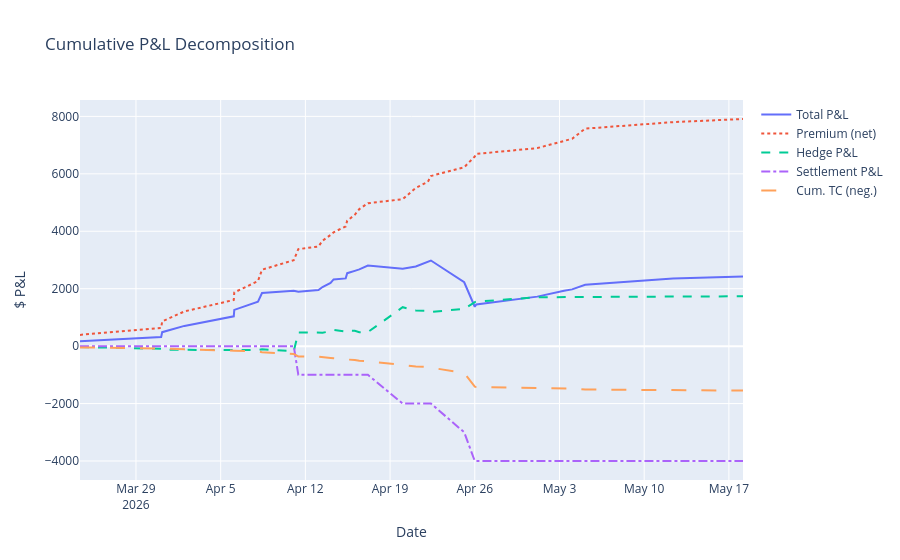
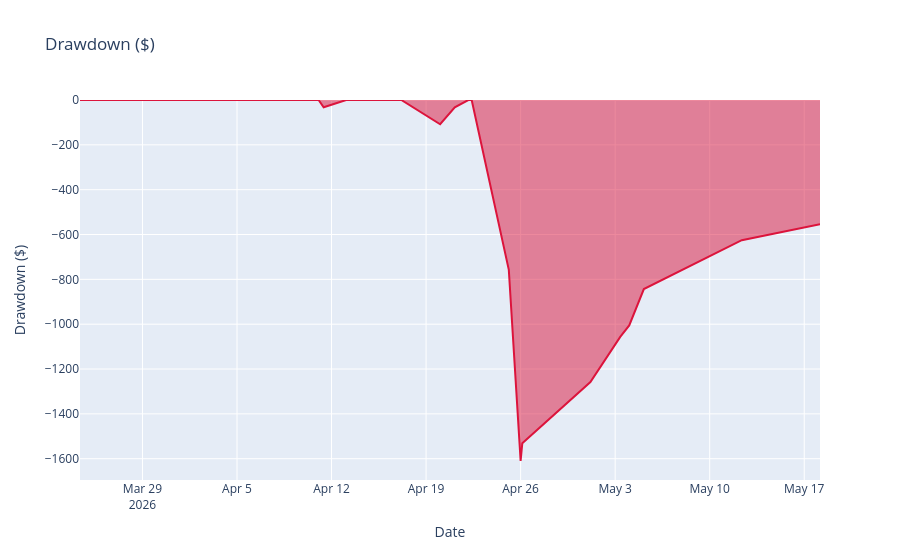
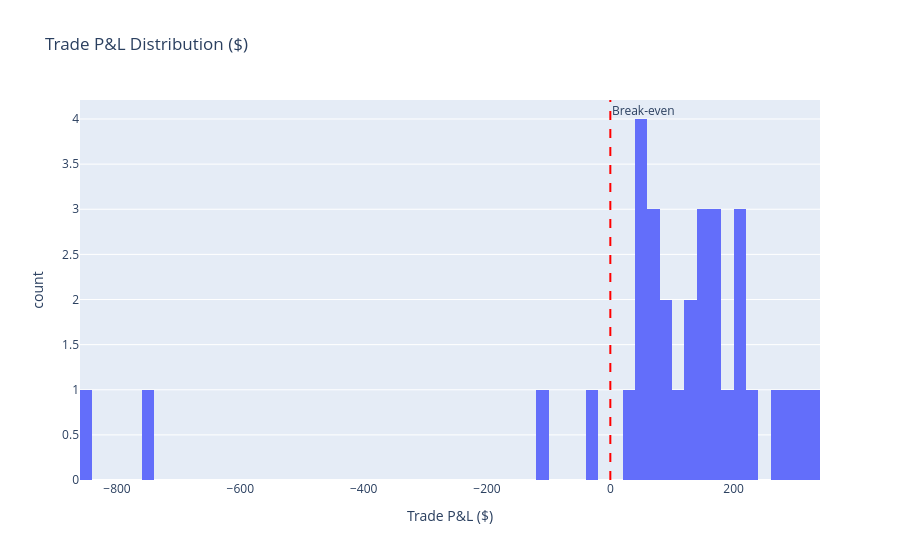
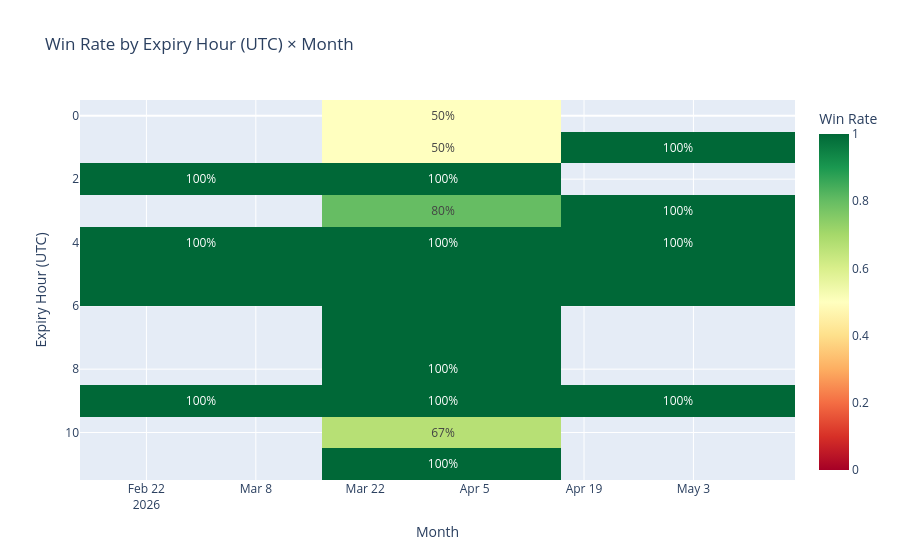

The code cell stored with these charts, in order, in its notebook:
### Markdown cell above
## Visualisations (Asia Session)

### Code cell
trades_pd = trades.to_pandas()
trades_pd["expiry_ts"] = pd.to_datetime(trades_pd["expiry_ts"], utc=True)
trades_pd = trades_pd.sort_values("expiry_ts").reset_index(drop=True)

# Cumulative P&L decomposition
trades_pd["cum_total"]      = trades_pd["pnl"].cumsum()
trades_pd["cum_premium"]    = (trades_pd["premium_received"] - trades_pd["contract_tc"]).cumsum()
trades_pd["cum_hedge"]      = trades_pd["hedge_pnl"].cumsum()
trades_pd["cum_settlement"] = trades_pd["settlement_pnl"].cumsum()
trades_pd["cum_tc"]         = (-trades_pd["total_tc"]).cumsum()

fig_cum = go.Figure()
for col, name, dash in [
    ("cum_total",      "Total P&L",      "solid"),
    ("cum_premium",    "Premium (net)",  "dot"),
    ("cum_hedge",      "Hedge P&L",      "dash"),
    ("cum_settlement", "Settlement P&L", "dashdot"),
    ("cum_tc",         "Cum. TC (neg.)", "longdash"),
]:
    fig_cum.add_trace(go.Scatter(
        x=trades_pd["expiry_ts"], y=trades_pd[col],
        name=name, line=dict(dash=dash, width=2),
    ))
fig_cum.update_layout(
    title="Cumulative P&L Decomposition",
    xaxis_title="Date", yaxis_title="$ P&L",
    hovermode="x unified",
)
fig_cum.show()

# Drawdown
cum_arr     = trades_pd["cum_total"].values
running_max = np.maximum.accumulate(cum_arr)
drawdown    = cum_arr - running_max
fig_dd = px.area(
    x=trades_pd["expiry_ts"], y=drawdown,
    title="Drawdown ($)", labels={"x": "Date", "y": "Drawdown ($)"},
    color_discrete_sequence=["crimson"],
)
fig_dd.show()

# Trade P&L histogram
fig_hist = px.histogram(
    trades_pd, x="pnl", nbins=60,
    title="Trade P&L Distribution ($)",
    labels={"pnl": "Trade P&L ($)"},
)
fig_hist.add_vline(x=0, line_dash="dash", line_color="red", annotation_text="Break-even")
fig_hist.show()

# Win rate heatmap: expiry hour × month
trades_pd["month"] = trades_pd["expiry_ts"].dt.strftime("%Y-%m")
pivot = (
    trades_pd
    .groupby(["expiry_hour_utc", "month"])["pnl"]
    .apply(lambda x: (x > 0).mean())
    .unstack(fill_value=np.nan)
)
fig_heat = px.imshow(
    pivot,
    title="Win Rate by Expiry Hour (UTC) × Month",
    labels=dict(x="Month", y="Expiry Hour (UTC)", color="Win Rate"),
    color_continuous_scale="RdYlGn", zmin=0, zmax=1,
    text_auto=".0%",
)
fig_heat.show()
